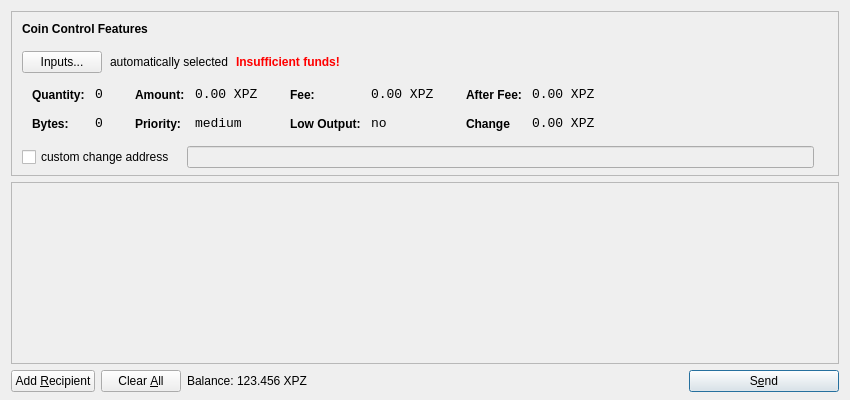
<?xml version="1.0" encoding="UTF-8"?>
<ui version="4.0">
 <class>SendCoinsDialog</class>
 <widget class="QDialog" name="SendCoinsDialog">
  <property name="geometry">
   <rect>
    <x>0</x>
    <y>0</y>
    <width>850</width>
    <height>400</height>
   </rect>
  </property>
  <property name="windowTitle">
   <string>Send Coins</string>
  </property>
  <layout class="QVBoxLayout" name="verticalLayout" stretch="0,1,0">
   <property name="bottomMargin">
    <number>8</number>
   </property>
   <item>
    <widget class="QFrame" name="frameCoinControl">
     <property name="sizePolicy">
      <sizepolicy hsizetype="Expanding" vsizetype="Expanding">
       <horstretch>0</horstretch>
       <verstretch>0</verstretch>
      </sizepolicy>
     </property>
     <property name="maximumSize">
      <size>
       <width>16777215</width>
       <height>16777215</height>
      </size>
     </property>
     <property name="frameShape">
      <enum>QFrame::StyledPanel</enum>
     </property>
     <property name="frameShadow">
      <enum>QFrame::Sunken</enum>
     </property>
     <layout class="QVBoxLayout" name="verticalLayoutCoinControl2">
      <property name="spacing">
       <number>-1</number>
      </property>
      <property name="leftMargin">
       <number>0</number>
      </property>
      <property name="topMargin">
       <number>0</number>
      </property>
      <property name="rightMargin">
       <number>0</number>
      </property>
      <property name="bottomMargin">
       <number>6</number>
      </property>
      <item>
       <layout class="QVBoxLayout" name="verticalLayoutCoinControl" stretch="0,0,0,0,1">
        <property name="spacing">
         <number>0</number>
        </property>
        <property name="leftMargin">
         <number>10</number>
        </property>
        <property name="topMargin">
         <number>10</number>
        </property>
        <item>
         <layout class="QHBoxLayout" name="horizontalLayoutCoinControl1">
          <property name="bottomMargin">
           <number>15</number>
          </property>
          <item>
           <widget class="QLabel" name="labelCoinControlFeatures">
            <property name="sizePolicy">
             <sizepolicy hsizetype="Preferred" vsizetype="Maximum">
              <horstretch>0</horstretch>
              <verstretch>0</verstretch>
             </sizepolicy>
            </property>
            <property name="font">
             <font>
              <weight>75</weight>
              <bold>true</bold>
             </font>
            </property>
            <property name="styleSheet">
             <string notr="true">font-weight:bold;</string>
            </property>
            <property name="text">
             <string>Coin Control Features</string>
            </property>
           </widget>
          </item>
         </layout>
        </item>
        <item>
         <layout class="QHBoxLayout" name="horizontalLayoutCoinControl2" stretch="0,0,0,0">
          <property name="spacing">
           <number>8</number>
          </property>
          <property name="bottomMargin">
           <number>10</number>
          </property>
          <item>
           <widget class="QPushButton" name="pushButtonCoinControl">
            <property name="styleSheet">
             <string notr="true"/>
            </property>
            <property name="text">
             <string>Inputs...</string>
            </property>
           </widget>
          </item>
          <item>
           <widget class="QLabel" name="labelCoinControlAutomaticallySelected">
            <property name="text">
             <string>automatically selected</string>
            </property>
            <property name="margin">
             <number>5</number>
            </property>
           </widget>
          </item>
          <item>
           <widget class="QLabel" name="labelCoinControlInsuffFunds">
            <property name="font">
             <font>
              <weight>75</weight>
              <bold>true</bold>
             </font>
            </property>
            <property name="styleSheet">
             <string notr="true">color:red;font-weight:bold;</string>
            </property>
            <property name="text">
             <string>Insufficient funds!</string>
            </property>
            <property name="margin">
             <number>5</number>
            </property>
           </widget>
          </item>
          <item>
           <spacer name="horizontalSpacerCoinControl">
            <property name="orientation">
             <enum>Qt::Horizontal</enum>
            </property>
            <property name="sizeHint" stdset="0">
             <size>
              <width>40</width>
              <height>1</height>
             </size>
            </property>
           </spacer>
          </item>
         </layout>
        </item>
        <item>
         <widget class="QWidget" name="widgetCoinControl" native="true">
          <property name="sizePolicy">
           <sizepolicy hsizetype="Preferred" vsizetype="Preferred">
            <horstretch>0</horstretch>
            <verstretch>0</verstretch>
           </sizepolicy>
          </property>
          <property name="minimumSize">
           <size>
            <width>0</width>
            <height>0</height>
           </size>
          </property>
          <property name="styleSheet">
           <string notr="true"/>
          </property>
          <layout class="QHBoxLayout" name="horizontalLayoutCoinControl5">
           <property name="margin">
            <number>0</number>
           </property>
           <item>
            <layout class="QHBoxLayout" name="horizontalLayoutCoinControl3" stretch="0,0,0,1">
             <property name="spacing">
              <number>20</number>
             </property>
             <property name="topMargin">
              <number>0</number>
             </property>
             <property name="bottomMargin">
              <number>10</number>
             </property>
             <item>
              <layout class="QFormLayout" name="formLayoutCoinControl1">
               <property name="horizontalSpacing">
                <number>10</number>
               </property>
               <property name="verticalSpacing">
                <number>14</number>
               </property>
               <property name="leftMargin">
                <number>10</number>
               </property>
               <property name="topMargin">
                <number>4</number>
               </property>
               <property name="rightMargin">
                <number>6</number>
               </property>
               <item row="0" column="0">
                <widget class="QLabel" name="labelCoinControlQuantityText">
                 <property name="styleSheet">
                  <string notr="true">font-weight:bold;</string>
                 </property>
                 <property name="text">
                  <string>Quantity:</string>
                 </property>
                 <property name="margin">
                  <number>0</number>
                 </property>
                </widget>
               </item>
               <item row="0" column="1">
                <widget class="QLabel" name="labelCoinControlQuantity">
                 <property name="font">
                  <font>
                   <family>Monospace</family>
                   <pointsize>10</pointsize>
                  </font>
                 </property>
                 <property name="cursor">
                  <cursorShape>IBeamCursor</cursorShape>
                 </property>
                 <property name="contextMenuPolicy">
                  <enum>Qt::ActionsContextMenu</enum>
                 </property>
                 <property name="text">
                  <string>0</string>
                 </property>
                 <property name="margin">
                  <number>0</number>
                 </property>
                 <property name="textInteractionFlags">
                  <set>Qt::LinksAccessibleByMouse|Qt::TextSelectableByKeyboard|Qt::TextSelectableByMouse</set>
                 </property>
                </widget>
               </item>
               <item row="1" column="0">
                <widget class="QLabel" name="labelCoinControlBytesText">
                 <property name="styleSheet">
                  <string notr="true">font-weight:bold;</string>
                 </property>
                 <property name="text">
                  <string>Bytes:</string>
                 </property>
                </widget>
               </item>
               <item row="1" column="1">
                <widget class="QLabel" name="labelCoinControlBytes">
                 <property name="font">
                  <font>
                   <family>Monospace</family>
                   <pointsize>10</pointsize>
                  </font>
                 </property>
                 <property name="cursor">
                  <cursorShape>IBeamCursor</cursorShape>
                 </property>
                 <property name="contextMenuPolicy">
                  <enum>Qt::ActionsContextMenu</enum>
                 </property>
                 <property name="text">
                  <string>0</string>
                 </property>
                 <property name="textInteractionFlags">
                  <set>Qt::LinksAccessibleByMouse|Qt::TextSelectableByKeyboard|Qt::TextSelectableByMouse</set>
                 </property>
                </widget>
               </item>
              </layout>
             </item>
             <item>
              <layout class="QFormLayout" name="formLayoutCoinControl2">
               <property name="horizontalSpacing">
                <number>10</number>
               </property>
               <property name="verticalSpacing">
                <number>14</number>
               </property>
               <property name="leftMargin">
                <number>6</number>
               </property>
               <property name="topMargin">
                <number>4</number>
               </property>
               <property name="rightMargin">
                <number>6</number>
               </property>
               <item row="0" column="0">
                <widget class="QLabel" name="labelCoinControlAmountText">
                 <property name="styleSheet">
                  <string notr="true">font-weight:bold;</string>
                 </property>
                 <property name="text">
                  <string>Amount:</string>
                 </property>
                 <property name="margin">
                  <number>0</number>
                 </property>
                </widget>
               </item>
               <item row="0" column="1">
                <widget class="QLabel" name="labelCoinControlAmount">
                 <property name="font">
                  <font>
                   <family>Monospace</family>
                   <pointsize>10</pointsize>
                  </font>
                 </property>
                 <property name="cursor">
                  <cursorShape>IBeamCursor</cursorShape>
                 </property>
                 <property name="contextMenuPolicy">
                  <enum>Qt::ActionsContextMenu</enum>
                 </property>
                 <property name="text">
                  <string>0.00 XPZ</string>
                 </property>
                 <property name="textInteractionFlags">
                  <set>Qt::LinksAccessibleByMouse|Qt::TextSelectableByKeyboard|Qt::TextSelectableByMouse</set>
                 </property>
                </widget>
               </item>
               <item row="1" column="0">
                <widget class="QLabel" name="labelCoinControlPriorityText">
                 <property name="styleSheet">
                  <string notr="true">font-weight:bold;</string>
                 </property>
                 <property name="text">
                  <string>Priority:</string>
                 </property>
                </widget>
               </item>
               <item row="1" column="1">
                <widget class="QLabel" name="labelCoinControlPriority">
                 <property name="font">
                  <font>
                   <family>Monospace</family>
                   <pointsize>10</pointsize>
                  </font>
                 </property>
                 <property name="cursor">
                  <cursorShape>IBeamCursor</cursorShape>
                 </property>
                 <property name="contextMenuPolicy">
                  <enum>Qt::ActionsContextMenu</enum>
                 </property>
                 <property name="text">
                  <string>medium</string>
                 </property>
                 <property name="textInteractionFlags">
                  <set>Qt::LinksAccessibleByMouse|Qt::TextSelectableByKeyboard|Qt::TextSelectableByMouse</set>
                 </property>
                </widget>
               </item>
              </layout>
             </item>
             <item>
              <layout class="QFormLayout" name="formLayoutCoinControl3">
               <property name="horizontalSpacing">
                <number>10</number>
               </property>
               <property name="verticalSpacing">
                <number>14</number>
               </property>
               <property name="leftMargin">
                <number>6</number>
               </property>
               <property name="topMargin">
                <number>4</number>
               </property>
               <property name="rightMargin">
                <number>6</number>
               </property>
               <item row="0" column="0">
                <widget class="QLabel" name="labelCoinControlFeeText">
                 <property name="styleSheet">
                  <string notr="true">font-weight:bold;</string>
                 </property>
                 <property name="text">
                  <string>Fee:</string>
                 </property>
                 <property name="margin">
                  <number>0</number>
                 </property>
                </widget>
               </item>
               <item row="0" column="1">
                <widget class="QLabel" name="labelCoinControlFee">
                 <property name="font">
                  <font>
                   <family>Monospace</family>
                   <pointsize>10</pointsize>
                  </font>
                 </property>
                 <property name="cursor">
                  <cursorShape>IBeamCursor</cursorShape>
                 </property>
                 <property name="contextMenuPolicy">
                  <enum>Qt::ActionsContextMenu</enum>
                 </property>
                 <property name="text">
                  <string>0.00 XPZ</string>
                 </property>
                 <property name="textInteractionFlags">
                  <set>Qt::LinksAccessibleByMouse|Qt::TextSelectableByKeyboard|Qt::TextSelectableByMouse</set>
                 </property>
                </widget>
               </item>
               <item row="1" column="0">
                <widget class="QLabel" name="labelCoinControlLowOutputText">
                 <property name="styleSheet">
                  <string notr="true">font-weight:bold;</string>
                 </property>
                 <property name="text">
                  <string>Low Output:</string>
                 </property>
                </widget>
               </item>
               <item row="1" column="1">
                <widget class="QLabel" name="labelCoinControlLowOutput">
                 <property name="font">
                  <font>
                   <family>Monospace</family>
                   <pointsize>10</pointsize>
                  </font>
                 </property>
                 <property name="cursor">
                  <cursorShape>IBeamCursor</cursorShape>
                 </property>
                 <property name="contextMenuPolicy">
                  <enum>Qt::ActionsContextMenu</enum>
                 </property>
                 <property name="text">
                  <string>no</string>
                 </property>
                 <property name="textInteractionFlags">
                  <set>Qt::LinksAccessibleByMouse|Qt::TextSelectableByKeyboard|Qt::TextSelectableByMouse</set>
                 </property>
                </widget>
               </item>
              </layout>
             </item>
             <item>
              <layout class="QFormLayout" name="formLayoutCoinControl4">
               <property name="horizontalSpacing">
                <number>10</number>
               </property>
               <property name="verticalSpacing">
                <number>14</number>
               </property>
               <property name="leftMargin">
                <number>6</number>
               </property>
               <property name="topMargin">
                <number>4</number>
               </property>
               <property name="rightMargin">
                <number>6</number>
               </property>
               <item row="0" column="0">
                <widget class="QLabel" name="labelCoinControlAfterFeeText">
                 <property name="styleSheet">
                  <string notr="true">font-weight:bold;</string>
                 </property>
                 <property name="text">
                  <string>After Fee:</string>
                 </property>
                 <property name="margin">
                  <number>0</number>
                 </property>
                </widget>
               </item>
               <item row="0" column="1">
                <widget class="QLabel" name="labelCoinControlAfterFee">
                 <property name="font">
                  <font>
                   <family>Monospace</family>
                   <pointsize>10</pointsize>
                  </font>
                 </property>
                 <property name="cursor">
                  <cursorShape>IBeamCursor</cursorShape>
                 </property>
                 <property name="contextMenuPolicy">
                  <enum>Qt::ActionsContextMenu</enum>
                 </property>
                 <property name="text">
                  <string>0.00 XPZ</string>
                 </property>
                 <property name="textInteractionFlags">
                  <set>Qt::LinksAccessibleByMouse|Qt::TextSelectableByKeyboard|Qt::TextSelectableByMouse</set>
                 </property>
                </widget>
               </item>
               <item row="1" column="0">
                <widget class="QLabel" name="labelCoinControlChangeText">
                 <property name="styleSheet">
                  <string notr="true">font-weight:bold;</string>
                 </property>
                 <property name="text">
                  <string>Change</string>
                 </property>
                </widget>
               </item>
               <item row="1" column="1">
                <widget class="QLabel" name="labelCoinControlChange">
                 <property name="font">
                  <font>
                   <family>Monospace</family>
                   <pointsize>10</pointsize>
                  </font>
                 </property>
                 <property name="cursor">
                  <cursorShape>IBeamCursor</cursorShape>
                 </property>
                 <property name="contextMenuPolicy">
                  <enum>Qt::ActionsContextMenu</enum>
                 </property>
                 <property name="text">
                  <string>0.00 XPZ</string>
                 </property>
                 <property name="textInteractionFlags">
                  <set>Qt::LinksAccessibleByMouse|Qt::TextSelectableByKeyboard|Qt::TextSelectableByMouse</set>
                 </property>
                </widget>
               </item>
              </layout>
             </item>
            </layout>
           </item>
          </layout>
         </widget>
        </item>
        <item>
         <layout class="QHBoxLayout" name="horizontalLayoutCoinControl4" stretch="0,0,0">
          <property name="spacing">
           <number>12</number>
          </property>
          <property name="sizeConstraint">
           <enum>QLayout::SetDefaultConstraint</enum>
          </property>
          <property name="topMargin">
           <number>5</number>
          </property>
          <property name="rightMargin">
           <number>5</number>
          </property>
          <item>
           <widget class="QCheckBox" name="checkBoxCoinControlChange">
            <property name="text">
             <string>custom change address</string>
            </property>
           </widget>
          </item>
          <item>
           <widget class="QLineEdit" name="lineEditCoinControlChange">
            <property name="enabled">
             <bool>false</bool>
            </property>
            <property name="sizePolicy">
             <sizepolicy hsizetype="Expanding" vsizetype="Fixed">
              <horstretch>0</horstretch>
              <verstretch>0</verstretch>
             </sizepolicy>
            </property>
           </widget>
          </item>
          <item>
           <widget class="QLabel" name="labelCoinControlChangeLabel">
            <property name="sizePolicy">
             <sizepolicy hsizetype="Preferred" vsizetype="Expanding">
              <horstretch>0</horstretch>
              <verstretch>0</verstretch>
             </sizepolicy>
            </property>
            <property name="minimumSize">
             <size>
              <width>0</width>
              <height>0</height>
             </size>
            </property>
            <property name="text">
             <string/>
            </property>
            <property name="margin">
             <number>3</number>
            </property>
           </widget>
          </item>
         </layout>
        </item>
        <item>
         <spacer name="verticalSpacerCoinControl">
          <property name="orientation">
           <enum>Qt::Vertical</enum>
          </property>
          <property name="sizeHint" stdset="0">
           <size>
            <width>800</width>
            <height>1</height>
           </size>
          </property>
         </spacer>
        </item>
       </layout>
      </item>
     </layout>
    </widget>
   </item>
   <item>
    <widget class="QScrollArea" name="scrollArea">
     <property name="widgetResizable">
      <bool>true</bool>
     </property>
     <widget class="QWidget" name="scrollAreaWidgetContents">
      <property name="geometry">
       <rect>
        <x>0</x>
        <y>0</y>
        <width>830</width>
        <height>165</height>
       </rect>
      </property>
      <layout class="QVBoxLayout" name="verticalLayout_2">
       <property name="margin">
        <number>0</number>
       </property>
       <item>
        <layout class="QVBoxLayout" name="entries">
         <property name="spacing">
          <number>6</number>
         </property>
        </layout>
       </item>
       <item>
        <spacer name="verticalSpacer">
         <property name="orientation">
          <enum>Qt::Vertical</enum>
         </property>
         <property name="sizeHint" stdset="0">
          <size>
           <width>20</width>
           <height>40</height>
          </size>
         </property>
        </spacer>
       </item>
      </layout>
     </widget>
    </widget>
   </item>
   <item>
    <layout class="QHBoxLayout" name="horizontalLayout">
     <item>
      <widget class="QPushButton" name="addButton">
       <property name="toolTip">
        <string>Send to multiple recipients at once</string>
       </property>
       <property name="text">
        <string>Add &amp;Recipient</string>
       </property>
       <property name="icon">
        <iconset resource="../bitcoin.qrc">
         <normaloff>:/icons/add</normaloff>:/icons/add</iconset>
       </property>
       <property name="autoDefault">
        <bool>false</bool>
       </property>
      </widget>
     </item>
     <item>
      <widget class="QPushButton" name="clearButton">
       <property name="sizePolicy">
        <sizepolicy hsizetype="Minimum" vsizetype="Fixed">
         <horstretch>0</horstretch>
         <verstretch>0</verstretch>
        </sizepolicy>
       </property>
       <property name="toolTip">
        <string>Remove all transaction fields</string>
       </property>
       <property name="text">
        <string>Clear &amp;All</string>
       </property>
       <property name="icon">
        <iconset resource="../bitcoin.qrc">
         <normaloff>:/icons/remove</normaloff>:/icons/remove</iconset>
       </property>
       <property name="autoRepeatDelay">
        <number>300</number>
       </property>
       <property name="autoDefault">
        <bool>false</bool>
       </property>
      </widget>
     </item>
     <item>
      <layout class="QHBoxLayout" name="horizontalLayout_2">
       <property name="spacing">
        <number>3</number>
       </property>
       <item>
        <widget class="QLabel" name="label">
         <property name="sizePolicy">
          <sizepolicy hsizetype="Preferred" vsizetype="Fixed">
           <horstretch>0</horstretch>
           <verstretch>0</verstretch>
          </sizepolicy>
         </property>
         <property name="text">
          <string>Balance:</string>
         </property>
        </widget>
       </item>
       <item>
        <widget class="QLabel" name="labelBalance">
         <property name="sizePolicy">
          <sizepolicy hsizetype="Preferred" vsizetype="Fixed">
           <horstretch>0</horstretch>
           <verstretch>0</verstretch>
          </sizepolicy>
         </property>
         <property name="cursor">
          <cursorShape>IBeamCursor</cursorShape>
         </property>
         <property name="text">
          <string>123.456 XPZ</string>
         </property>
         <property name="textInteractionFlags">
          <set>Qt::LinksAccessibleByMouse|Qt::TextSelectableByKeyboard|Qt::TextSelectableByMouse</set>
         </property>
        </widget>
       </item>
      </layout>
     </item>
     <item>
      <spacer name="horizontalSpacer">
       <property name="orientation">
        <enum>Qt::Horizontal</enum>
       </property>
       <property name="sizeHint" stdset="0">
        <size>
         <width>40</width>
         <height>20</height>
        </size>
       </property>
      </spacer>
     </item>
     <item>
      <widget class="QPushButton" name="sendButton">
       <property name="minimumSize">
        <size>
         <width>150</width>
         <height>0</height>
        </size>
       </property>
       <property name="toolTip">
        <string>Confirm the send action</string>
       </property>
       <property name="text">
        <string>S&amp;end</string>
       </property>
       <property name="icon">
        <iconset resource="../bitcoin.qrc">
         <normaloff>:/icons/send</normaloff>:/icons/send</iconset>
       </property>
       <property name="default">
        <bool>true</bool>
       </property>
      </widget>
     </item>
    </layout>
   </item>
  </layout>
 </widget>
 <resources>
  <include location="../bitcoin.qrc"/>
 </resources>
 <connections/>
</ui>
